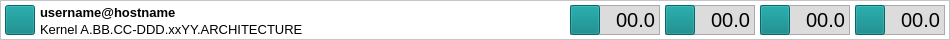
   <widget class="QFrame" name="bottomfm">
    <property name="geometry">
     <rect>
      <x>5</x>
      <y>495</y>
      <width>950</width>
      <height>40</height>
     </rect>
    </property>
    <property name="sizePolicy">
     <sizepolicy hsizetype="Fixed" vsizetype="Fixed">
      <horstretch>0</horstretch>
      <verstretch>0</verstretch>
     </sizepolicy>
    </property>
    <property name="minimumSize">
     <size>
      <width>950</width>
      <height>40</height>
     </size>
    </property>
    <property name="maximumSize">
     <size>
      <width>950</width>
      <height>40</height>
     </size>
    </property>
    <property name="styleSheet">
     <string notr="true">background-color: #ffffff;</string>
    </property>
    <property name="frameShape">
     <enum>QFrame::StyledPanel</enum>
    </property>
    <property name="frameShadow">
     <enum>QFrame::Raised</enum>
    </property>
    <widget class="QLabel" name="compicon">
     <property name="geometry">
      <rect>
       <x>10</x>
       <y>10</y>
       <width>20</width>
       <height>20</height>
      </rect>
     </property>
     <property name="sizePolicy">
      <sizepolicy hsizetype="Fixed" vsizetype="Fixed">
       <horstretch>0</horstretch>
       <verstretch>0</verstretch>
      </sizepolicy>
     </property>
     <property name="minimumSize">
      <size>
       <width>20</width>
       <height>20</height>
      </size>
     </property>
     <property name="maximumSize">
      <size>
       <width>20</width>
       <height>20</height>
      </size>
     </property>
     <property name="cursor">
      <cursorShape>ArrowCursor</cursorShape>
     </property>
     <property name="styleSheet">
      <string notr="true">color: #fff;
background-color: rgba(0,0,0,0);</string>
     </property>
     <property name="text">
      <string/>
     </property>
     <property name="pixmap">
      <pixmap resource="mainwind.qrc">:/mainwind/images/comp.png</pixmap>
     </property>
     <property name="scaledContents">
      <bool>true</bool>
     </property>
     <property name="alignment">
      <set>Qt::AlignCenter</set>
     </property>
    </widget>
    <widget class="QLabel" name="userhost">
     <property name="geometry">
      <rect>
       <x>40</x>
       <y>5</y>
       <width>320</width>
       <height>15</height>
      </rect>
     </property>
     <property name="sizePolicy">
      <sizepolicy hsizetype="Fixed" vsizetype="Fixed">
       <horstretch>0</horstretch>
       <verstretch>0</verstretch>
      </sizepolicy>
     </property>
     <property name="minimumSize">
      <size>
       <width>320</width>
       <height>15</height>
      </size>
     </property>
     <property name="maximumSize">
      <size>
       <width>320</width>
       <height>15</height>
      </size>
     </property>
     <property name="font">
      <font>
       <pointsize>10</pointsize>
       <italic>false</italic>
       <bold>true</bold>
      </font>
     </property>
     <property name="styleSheet">
      <string notr="true">font: 600 10pt &quot;Inter&quot;;</string>
     </property>
     <property name="text">
      <string>username@hostname</string>
     </property>
    </widget>
    <widget class="QPushButton" name="compbutn">
     <property name="enabled">
      <bool>false</bool>
     </property>
     <property name="geometry">
      <rect>
       <x>5</x>
       <y>5</y>
       <width>30</width>
       <height>30</height>
      </rect>
     </property>
     <property name="sizePolicy">
      <sizepolicy hsizetype="Fixed" vsizetype="Fixed">
       <horstretch>0</horstretch>
       <verstretch>0</verstretch>
      </sizepolicy>
     </property>
     <property name="minimumSize">
      <size>
       <width>30</width>
       <height>30</height>
      </size>
     </property>
     <property name="maximumSize">
      <size>
       <width>30</width>
       <height>30</height>
      </size>
     </property>
     <property name="cursor">
      <cursorShape>ArrowCursor</cursorShape>
     </property>
     <property name="styleSheet">
      <string notr="true">background-color: #008080;</string>
     </property>
     <property name="text">
      <string/>
     </property>
     <property name="default">
      <bool>false</bool>
     </property>
     <property name="flat">
      <bool>false</bool>
     </property>
    </widget>
    <widget class="QLabel" name="kernvers">
     <property name="geometry">
      <rect>
       <x>40</x>
       <y>22</y>
       <width>320</width>
       <height>15</height>
      </rect>
     </property>
     <property name="sizePolicy">
      <sizepolicy hsizetype="Fixed" vsizetype="Fixed">
       <horstretch>0</horstretch>
       <verstretch>0</verstretch>
      </sizepolicy>
     </property>
     <property name="minimumSize">
      <size>
       <width>320</width>
       <height>15</height>
      </size>
     </property>
     <property name="maximumSize">
      <size>
       <width>320</width>
       <height>15</height>
      </size>
     </property>
     <property name="font">
      <font>
       <pointsize>10</pointsize>
       <italic>false</italic>
       <bold>false</bold>
      </font>
     </property>
     <property name="styleSheet">
      <string notr="true">font: 10pt &quot;Inter&quot;;</string>
     </property>
     <property name="text">
      <string>Kernel A.BB.CC-DDD.xxYY.ARCHITECTURE</string>
     </property>
    </widget>
    <widget class="QFrame" name="swapfrme">
     <property name="geometry">
      <rect>
       <x>760</x>
       <y>5</y>
       <width>90</width>
       <height>30</height>
      </rect>
     </property>
     <property name="sizePolicy">
      <sizepolicy hsizetype="Fixed" vsizetype="Fixed">
       <horstretch>0</horstretch>
       <verstretch>0</verstretch>
      </sizepolicy>
     </property>
     <property name="minimumSize">
      <size>
       <width>90</width>
       <height>30</height>
      </size>
     </property>
     <property name="maximumSize">
      <size>
       <width>90</width>
       <height>30</height>
      </size>
     </property>
     <property name="styleSheet">
      <string notr="true">background-color: #dcdcdc;</string>
     </property>
     <property name="frameShape">
      <enum>QFrame::StyledPanel</enum>
     </property>
     <property name="frameShadow">
      <enum>QFrame::Raised</enum>
     </property>
     <widget class="QPushButton" name="swapbutn">
      <property name="enabled">
       <bool>false</bool>
      </property>
      <property name="geometry">
       <rect>
        <x>0</x>
        <y>0</y>
        <width>30</width>
        <height>30</height>
       </rect>
      </property>
      <property name="sizePolicy">
       <sizepolicy hsizetype="Fixed" vsizetype="Fixed">
        <horstretch>0</horstretch>
        <verstretch>0</verstretch>
       </sizepolicy>
      </property>
      <property name="minimumSize">
       <size>
        <width>30</width>
        <height>30</height>
       </size>
      </property>
      <property name="maximumSize">
       <size>
        <width>30</width>
        <height>30</height>
       </size>
      </property>
      <property name="cursor">
       <cursorShape>ArrowCursor</cursorShape>
      </property>
      <property name="styleSheet">
       <string notr="true">background-color: #008080;</string>
      </property>
      <property name="text">
       <string/>
      </property>
      <property name="default">
       <bool>false</bool>
      </property>
      <property name="flat">
       <bool>false</bool>
      </property>
     </widget>
     <widget class="QLabel" name="swapicon">
      <property name="geometry">
       <rect>
        <x>5</x>
        <y>5</y>
        <width>20</width>
        <height>20</height>
       </rect>
      </property>
      <property name="sizePolicy">
       <sizepolicy hsizetype="Fixed" vsizetype="Fixed">
        <horstretch>0</horstretch>
        <verstretch>0</verstretch>
       </sizepolicy>
      </property>
      <property name="minimumSize">
       <size>
        <width>20</width>
        <height>20</height>
       </size>
      </property>
      <property name="maximumSize">
       <size>
        <width>20</width>
        <height>20</height>
       </size>
      </property>
      <property name="cursor">
       <cursorShape>ArrowCursor</cursorShape>
      </property>
      <property name="styleSheet">
       <string notr="true">background-color: rgba(0,0,0,0);</string>
      </property>
      <property name="text">
       <string/>
      </property>
      <property name="pixmap">
       <pixmap resource="mainwind.qrc">:/mainwind/images/swap.png</pixmap>
      </property>
      <property name="scaledContents">
       <bool>true</bool>
      </property>
      <property name="alignment">
       <set>Qt::AlignCenter</set>
      </property>
     </widget>
     <widget class="QLabel" name="swapperc">
      <property name="geometry">
       <rect>
        <x>35</x>
        <y>5</y>
        <width>50</width>
        <height>20</height>
       </rect>
      </property>
      <property name="sizePolicy">
       <sizepolicy hsizetype="Fixed" vsizetype="Fixed">
        <horstretch>0</horstretch>
        <verstretch>0</verstretch>
       </sizepolicy>
      </property>
      <property name="minimumSize">
       <size>
        <width>50</width>
        <height>20</height>
       </size>
      </property>
      <property name="maximumSize">
       <size>
        <width>50</width>
        <height>20</height>
       </size>
      </property>
      <property name="font">
       <font>
        <pointsize>15</pointsize>
        <italic>false</italic>
        <bold>false</bold>
       </font>
      </property>
      <property name="layoutDirection">
       <enum>Qt::LeftToRight</enum>
      </property>
      <property name="styleSheet">
       <string notr="true">font: 15pt &quot;JetBrains Mono&quot;;</string>
      </property>
      <property name="text">
       <string>00.0</string>
      </property>
      <property name="textFormat">
       <enum>Qt::AutoText</enum>
      </property>
      <property name="alignment">
       <set>Qt::AlignRight|Qt::AlignTrailing|Qt::AlignVCenter</set>
      </property>
     </widget>
    </widget>
    <widget class="QFrame" name="diskfrme">
     <property name="geometry">
      <rect>
       <x>855</x>
       <y>5</y>
       <width>90</width>
       <height>30</height>
      </rect>
     </property>
     <property name="sizePolicy">
      <sizepolicy hsizetype="Fixed" vsizetype="Fixed">
       <horstretch>0</horstretch>
       <verstretch>0</verstretch>
      </sizepolicy>
     </property>
     <property name="minimumSize">
      <size>
       <width>90</width>
       <height>30</height>
      </size>
     </property>
     <property name="maximumSize">
      <size>
       <width>90</width>
       <height>30</height>
      </size>
     </property>
     <property name="styleSheet">
      <string notr="true">background-color: #dcdcdc;</string>
     </property>
     <property name="frameShape">
      <enum>QFrame::StyledPanel</enum>
     </property>
     <property name="frameShadow">
      <enum>QFrame::Raised</enum>
     </property>
     <widget class="QPushButton" name="diskbutn">
      <property name="enabled">
       <bool>false</bool>
      </property>
      <property name="geometry">
       <rect>
        <x>0</x>
        <y>0</y>
        <width>30</width>
        <height>30</height>
       </rect>
      </property>
      <property name="sizePolicy">
       <sizepolicy hsizetype="Fixed" vsizetype="Fixed">
        <horstretch>0</horstretch>
        <verstretch>0</verstretch>
       </sizepolicy>
      </property>
      <property name="minimumSize">
       <size>
        <width>30</width>
        <height>30</height>
       </size>
      </property>
      <property name="maximumSize">
       <size>
        <width>30</width>
        <height>30</height>
       </size>
      </property>
      <property name="cursor">
       <cursorShape>ArrowCursor</cursorShape>
      </property>
      <property name="styleSheet">
       <string notr="true">background-color: #008080;</string>
      </property>
      <property name="text">
       <string/>
      </property>
      <property name="default">
       <bool>false</bool>
      </property>
      <property name="flat">
       <bool>false</bool>
      </property>
     </widget>
     <widget class="QLabel" name="diskicon">
      <property name="geometry">
       <rect>
        <x>5</x>
        <y>5</y>
        <width>20</width>
        <height>20</height>
       </rect>
      </property>
      <property name="sizePolicy">
       <sizepolicy hsizetype="Fixed" vsizetype="Fixed">
        <horstretch>0</horstretch>
        <verstretch>0</verstretch>
       </sizepolicy>
      </property>
      <property name="minimumSize">
       <size>
        <width>20</width>
        <height>20</height>
       </size>
      </property>
      <property name="maximumSize">
       <size>
        <width>20</width>
        <height>20</height>
       </size>
      </property>
      <property name="cursor">
       <cursorShape>ArrowCursor</cursorShape>
      </property>
      <property name="styleSheet">
       <string notr="true">background-color: rgba(0,0,0,0);</string>
      </property>
      <property name="text">
       <string/>
      </property>
      <property name="pixmap">
       <pixmap resource="mainwind.qrc">:/mainwind/images/disk.png</pixmap>
      </property>
      <property name="scaledContents">
       <bool>true</bool>
      </property>
      <property name="alignment">
       <set>Qt::AlignCenter</set>
      </property>
     </widget>
     <widget class="QLabel" name="diskperc">
      <property name="geometry">
       <rect>
        <x>35</x>
        <y>5</y>
        <width>50</width>
        <height>20</height>
       </rect>
      </property>
      <property name="sizePolicy">
       <sizepolicy hsizetype="Fixed" vsizetype="Fixed">
        <horstretch>0</horstretch>
        <verstretch>0</verstretch>
       </sizepolicy>
      </property>
      <property name="minimumSize">
       <size>
        <width>50</width>
        <height>20</height>
       </size>
      </property>
      <property name="maximumSize">
       <size>
        <width>50</width>
        <height>20</height>
       </size>
      </property>
      <property name="font">
       <font>
        <pointsize>15</pointsize>
        <italic>false</italic>
        <bold>false</bold>
       </font>
      </property>
      <property name="layoutDirection">
       <enum>Qt::LeftToRight</enum>
      </property>
      <property name="styleSheet">
       <string notr="true">font: 15pt &quot;JetBrains Mono&quot;;</string>
      </property>
      <property name="text">
       <string>00.0</string>
      </property>
      <property name="textFormat">
       <enum>Qt::AutoText</enum>
      </property>
      <property name="alignment">
       <set>Qt::AlignRight|Qt::AlignTrailing|Qt::AlignVCenter</set>
      </property>
     </widget>
    </widget>
    <widget class="QFrame" name="memofrme">
     <property name="geometry">
      <rect>
       <x>665</x>
       <y>5</y>
       <width>90</width>
       <height>30</height>
      </rect>
     </property>
     <property name="sizePolicy">
      <sizepolicy hsizetype="Fixed" vsizetype="Fixed">
       <horstretch>0</horstretch>
       <verstretch>0</verstretch>
      </sizepolicy>
     </property>
     <property name="minimumSize">
      <size>
       <width>90</width>
       <height>30</height>
      </size>
     </property>
     <property name="maximumSize">
      <size>
       <width>90</width>
       <height>30</height>
      </size>
     </property>
     <property name="styleSheet">
      <string notr="true">background-color: #dcdcdc;</string>
     </property>
     <property name="frameShape">
      <enum>QFrame::StyledPanel</enum>
     </property>
     <property name="frameShadow">
      <enum>QFrame::Raised</enum>
     </property>
     <widget class="QPushButton" name="memobutn">
      <property name="enabled">
       <bool>false</bool>
      </property>
      <property name="geometry">
       <rect>
        <x>0</x>
        <y>0</y>
        <width>30</width>
        <height>30</height>
       </rect>
      </property>
      <property name="sizePolicy">
       <sizepolicy hsizetype="Fixed" vsizetype="Fixed">
        <horstretch>0</horstretch>
        <verstretch>0</verstretch>
       </sizepolicy>
      </property>
      <property name="minimumSize">
       <size>
        <width>30</width>
        <height>30</height>
       </size>
      </property>
      <property name="maximumSize">
       <size>
        <width>30</width>
        <height>30</height>
       </size>
      </property>
      <property name="cursor">
       <cursorShape>ArrowCursor</cursorShape>
      </property>
      <property name="styleSheet">
       <string notr="true">background-color: #008080;</string>
      </property>
      <property name="text">
       <string/>
      </property>
      <property name="default">
       <bool>false</bool>
      </property>
      <property name="flat">
       <bool>false</bool>
      </property>
     </widget>
     <widget class="QLabel" name="memoicon">
      <property name="geometry">
       <rect>
        <x>5</x>
        <y>5</y>
        <width>20</width>
        <height>20</height>
       </rect>
      </property>
      <property name="sizePolicy">
       <sizepolicy hsizetype="Fixed" vsizetype="Fixed">
        <horstretch>0</horstretch>
        <verstretch>0</verstretch>
       </sizepolicy>
      </property>
      <property name="minimumSize">
       <size>
        <width>20</width>
        <height>20</height>
       </size>
      </property>
      <property name="maximumSize">
       <size>
        <width>20</width>
        <height>20</height>
       </size>
      </property>
      <property name="cursor">
       <cursorShape>ArrowCursor</cursorShape>
      </property>
      <property name="styleSheet">
       <string notr="true">background-color: rgba(0,0,0,0);</string>
      </property>
      <property name="text">
       <string/>
      </property>
      <property name="pixmap">
       <pixmap resource="mainwind.qrc">:/mainwind/images/memo.png</pixmap>
      </property>
      <property name="scaledContents">
       <bool>true</bool>
      </property>
      <property name="alignment">
       <set>Qt::AlignCenter</set>
      </property>
     </widget>
     <widget class="QLabel" name="memoperc">
      <property name="geometry">
       <rect>
        <x>35</x>
        <y>5</y>
        <width>50</width>
        <height>20</height>
       </rect>
      </property>
      <property name="sizePolicy">
       <sizepolicy hsizetype="Fixed" vsizetype="Fixed">
        <horstretch>0</horstretch>
        <verstretch>0</verstretch>
       </sizepolicy>
      </property>
      <property name="minimumSize">
       <size>
        <width>50</width>
        <height>20</height>
       </size>
      </property>
      <property name="maximumSize">
       <size>
        <width>50</width>
        <height>20</height>
       </size>
      </property>
      <property name="font">
       <font>
        <pointsize>15</pointsize>
        <italic>false</italic>
        <bold>false</bold>
       </font>
      </property>
      <property name="layoutDirection">
       <enum>Qt::LeftToRight</enum>
      </property>
      <property name="styleSheet">
       <string notr="true">font: 15pt &quot;JetBrains Mono&quot;;</string>
      </property>
      <property name="text">
       <string>00.0</string>
      </property>
      <property name="textFormat">
       <enum>Qt::AutoText</enum>
      </property>
      <property name="alignment">
       <set>Qt::AlignRight|Qt::AlignTrailing|Qt::AlignVCenter</set>
      </property>
     </widget>
    </widget>
    <widget class="QFrame" name="cpudfrme">
     <property name="geometry">
      <rect>
       <x>570</x>
       <y>5</y>
       <width>90</width>
       <height>30</height>
      </rect>
     </property>
     <property name="sizePolicy">
      <sizepolicy hsizetype="Fixed" vsizetype="Fixed">
       <horstretch>0</horstretch>
       <verstretch>0</verstretch>
      </sizepolicy>
     </property>
     <property name="minimumSize">
      <size>
       <width>90</width>
       <height>30</height>
      </size>
     </property>
     <property name="maximumSize">
      <size>
       <width>90</width>
       <height>30</height>
      </size>
     </property>
     <property name="styleSheet">
      <string notr="true">background-color: #dcdcdc;</string>
     </property>
     <property name="frameShape">
      <enum>QFrame::StyledPanel</enum>
     </property>
     <property name="frameShadow">
      <enum>QFrame::Raised</enum>
     </property>
     <widget class="QPushButton" name="cpudbutn">
      <property name="enabled">
       <bool>false</bool>
      </property>
      <property name="geometry">
       <rect>
        <x>0</x>
        <y>0</y>
        <width>30</width>
        <height>30</height>
       </rect>
      </property>
      <property name="sizePolicy">
       <sizepolicy hsizetype="Fixed" vsizetype="Fixed">
        <horstretch>0</horstretch>
        <verstretch>0</verstretch>
       </sizepolicy>
      </property>
      <property name="minimumSize">
       <size>
        <width>30</width>
        <height>30</height>
       </size>
      </property>
      <property name="maximumSize">
       <size>
        <width>30</width>
        <height>30</height>
       </size>
      </property>
      <property name="cursor">
       <cursorShape>ArrowCursor</cursorShape>
      </property>
      <property name="styleSheet">
       <string notr="true">background-color: #008080;</string>
      </property>
      <property name="text">
       <string/>
      </property>
      <property name="default">
       <bool>false</bool>
      </property>
      <property name="flat">
       <bool>false</bool>
      </property>
     </widget>
     <widget class="QLabel" name="cpudicon">
      <property name="geometry">
       <rect>
        <x>5</x>
        <y>5</y>
        <width>20</width>
        <height>20</height>
       </rect>
      </property>
      <property name="sizePolicy">
       <sizepolicy hsizetype="Fixed" vsizetype="Fixed">
        <horstretch>0</horstretch>
        <verstretch>0</verstretch>
       </sizepolicy>
      </property>
      <property name="minimumSize">
       <size>
        <width>20</width>
        <height>20</height>
       </size>
      </property>
      <property name="maximumSize">
       <size>
        <width>20</width>
        <height>20</height>
       </size>
      </property>
      <property name="cursor">
       <cursorShape>ArrowCursor</cursorShape>
      </property>
      <property name="styleSheet">
       <string notr="true">background-color: rgba(0,0,0,0);</string>
      </property>
      <property name="text">
       <string/>
      </property>
      <property name="pixmap">
       <pixmap resource="mainwind.qrc">:/mainwind/images/cpud.png</pixmap>
      </property>
      <property name="scaledContents">
       <bool>true</bool>
      </property>
      <property name="alignment">
       <set>Qt::AlignCenter</set>
      </property>
     </widget>
     <widget class="QLabel" name="cpudperc">
      <property name="geometry">
       <rect>
        <x>35</x>
        <y>5</y>
        <width>50</width>
        <height>20</height>
       </rect>
      </property>
      <property name="sizePolicy">
       <sizepolicy hsizetype="Fixed" vsizetype="Fixed">
        <horstretch>0</horstretch>
        <verstretch>0</verstretch>
       </sizepolicy>
      </property>
      <property name="minimumSize">
       <size>
        <width>50</width>
        <height>20</height>
       </size>
      </property>
      <property name="maximumSize">
       <size>
        <width>50</width>
        <height>20</height>
       </size>
      </property>
      <property name="font">
       <font>
        <pointsize>15</pointsize>
        <italic>false</italic>
        <bold>false</bold>
       </font>
      </property>
      <property name="layoutDirection">
       <enum>Qt::LeftToRight</enum>
      </property>
      <property name="styleSheet">
       <string notr="true">font: 15pt &quot;JetBrains Mono&quot;;</string>
      </property>
      <property name="text">
       <string>00.0</string>
      </property>
      <property name="textFormat">
       <enum>Qt::AutoText</enum>
      </property>
      <property name="alignment">
       <set>Qt::AlignRight|Qt::AlignTrailing|Qt::AlignVCenter</set>
      </property>
     </widget>
    </widget>
    <zorder>compbutn</zorder>
    <zorder>compicon</zorder>
    <zorder>userhost</zorder>
    <zorder>kernvers</zorder>
    <zorder>swapfrme</zorder>
    <zorder>diskfrme</zorder>
    <zorder>memofrme</zorder>
    <zorder>cpudfrme</zorder>
   </widget>
